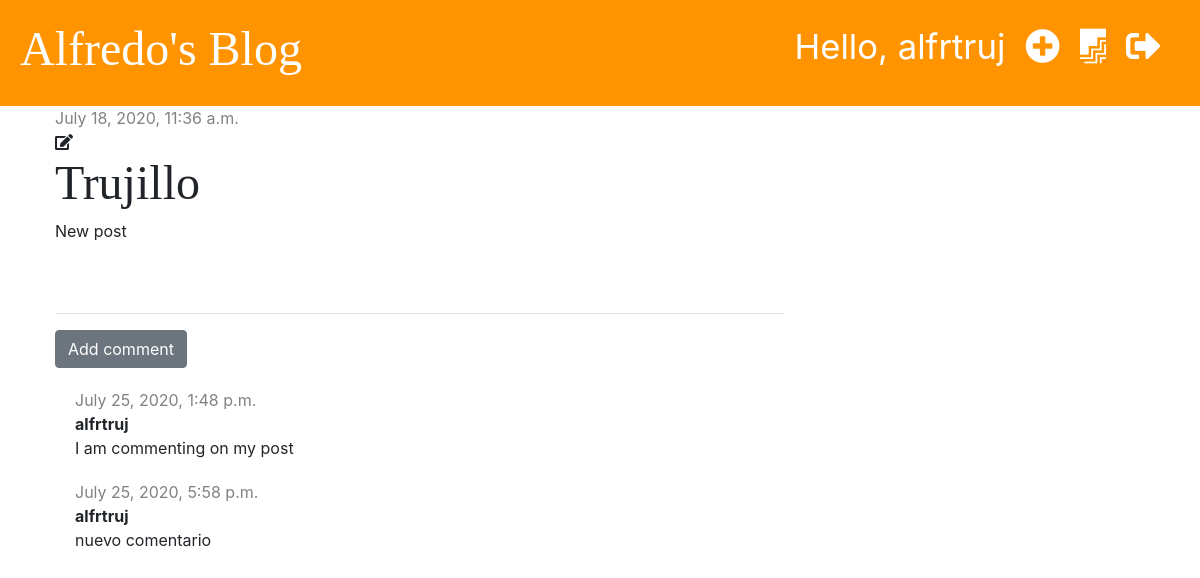
The app's page /post/9/ (signed in) with its own data.
### blog/models.py (models this page shows, shortened)
class Post(models.Model):
    author = models.ForeignKey('auth.User', on_delete=models.CASCADE)
    title = models.CharField(max_length=200)
    text = models.TextField()
    created_date = models.DateTimeField(default= timezone.now)
    published_date = models.DateTimeField(blank=True, null=True)

class Comment(models.Model):
    post = models.ForeignKey('blog.Post', default=None, on_delete=models.CASCADE, related_name='comments')
    author = models.CharField(max_length=200)
    text = models.TextField()
    created_date = models.DateTimeField(default=timezone.now)
    approved = models.BooleanField(default=False)

### blog/views.py (the view)
# urls.py: path('post/<int:pk>/', views.post_detail, name='post_detail'),
def post_detail(request, pk):
    post = get_object_or_404(Post, pk=pk)
    stuff_for_frontend = {'post': post}
    return render(request, 'blog/post_detail.html', stuff_for_frontend)

### blog/templates/blog/post_detail.html (shortened to what this page needs)
{% extends 'blog/base.html' %}
{% block content %}
   <div class="post">
        {% if post.published_date %}
            <div class="date">
                {{ post.published_date }}
            </div>
        {% else %}
            <a href="{% url 'post_publish' pk=post.pk %}" class="btn btn-primary">Publish</a>
        {% endif %}
        {% if user.is_authenticated %}
            <a href="{% url 'post_edit' pk=post.pk %}"><i class="fas fa-edit"></i></a>
        {% endif %}
        <h1>{{ post.title }}</h1>
        <p>{{ post.text|linebreaksbr }}</p>
   </div>
    <hr>
    <a href="{% url 'add_comment_to_post' pk=post.pk %}" class="btn btn-secondary">Add comment</a>
    {% for comment in post.comments.all %}
        {% if user.is_authenticated or comment.approved %}
        <div class="comment">
            <div class="date">
                {{ comment.created_date }}
            </div>
            <strong>{{ comment.author }}</strong>
            <p>{{ comment.text }}</p>
        </div>
        {% endif %}
    {% empty %}
    <div class="comment">
        <p>No comments yet...</p>
    </div>
    {% endfor %}
{% endblock %}

### blog/templates/blog/base.html (shortened to what this page needs)
{% load static %}
<!DOCTYPE html>
<html lang="en">
<head>
    <link rel="stylesheet" href="https://stackpath.bootstrapcdn.com/bootstrap/4.5.0/css/bootstrap.min.css">
    <link rel="stylesheet" href="{% static 'css/blog.css' %}">
    <link rel="stylesheet" href="https://use.fontawesome.com/releases/v5.0.6/css/all.css">
</head>
<body>
<div class="page-header">
    {% if user.is_authenticated %}
        <a href="{% url 'logout' %}" class="top-menu"><i class="fas fa-sign-out-alt"></i></a>
        <a href="{% url 'post_draft_list' %}" class="top-menu"><i class="fab fa-firstdraft"></i></a>
        <a href="{% url 'post_new' %}" class="top-menu"><i class="fas fa-plus-circle"></i></a>
        <p class="top-menu">Hello, {{ user.username }}</p>
    {% else %}
        <a href="{% url 'login' %}" class="top-menu"><i class="fas fa-sign-in-alt"></i></a>
    {% endif %}
    <h1><a href="{% url 'post_list' %}">Alfredo's Blog</a></h1>
</div>
<div class="content container">
    <div class="row">
        <div class="col-md-8">
            {% block content %}
            {% endblock %}
        </div>
    </div>
</div>
</body>
</html>

### blog/static/css/blog.css (style rules this page uses)
.page-header { background-color: #ff9400; margin-top: 0; padding: 20px 20px 20px 20px; }
.page-header h1, .page-header h1 a { color: #ffffff; font-size: 36pt; text-decoration: none; }
.content { margin-left: 40px; }
h1, h2, h3, h4 { font-family: 'Tangerine', 'Inconsolata', 'Droid Sans', serif; font-size: 48px; }
.date { color: #828282; }
.post { margin-bottom: 70px; }
.top-menu, .top-menu:hover { color: #ffffff; float: right; font-size: 26pt; margin-right: 20px; }
.fa-edit::before { color: #212529; }
.comment { margin: 20px 0px 20px 20px; }

### records on screen
Post: published_date "July 18, 2020, 11:36 a.m.", title "Trujillo", text "New post"
Comment: created_date "July 25, 2020, 1:48 p.m.", author "alfrtruj", text "I am commenting on my post"
Comment: created_date "July 25, 2020, 5:58 p.m.", author "alfrtruj", text "nuevo comentario"

### other values on screen
{{ user.username }} "alfrtruj"
